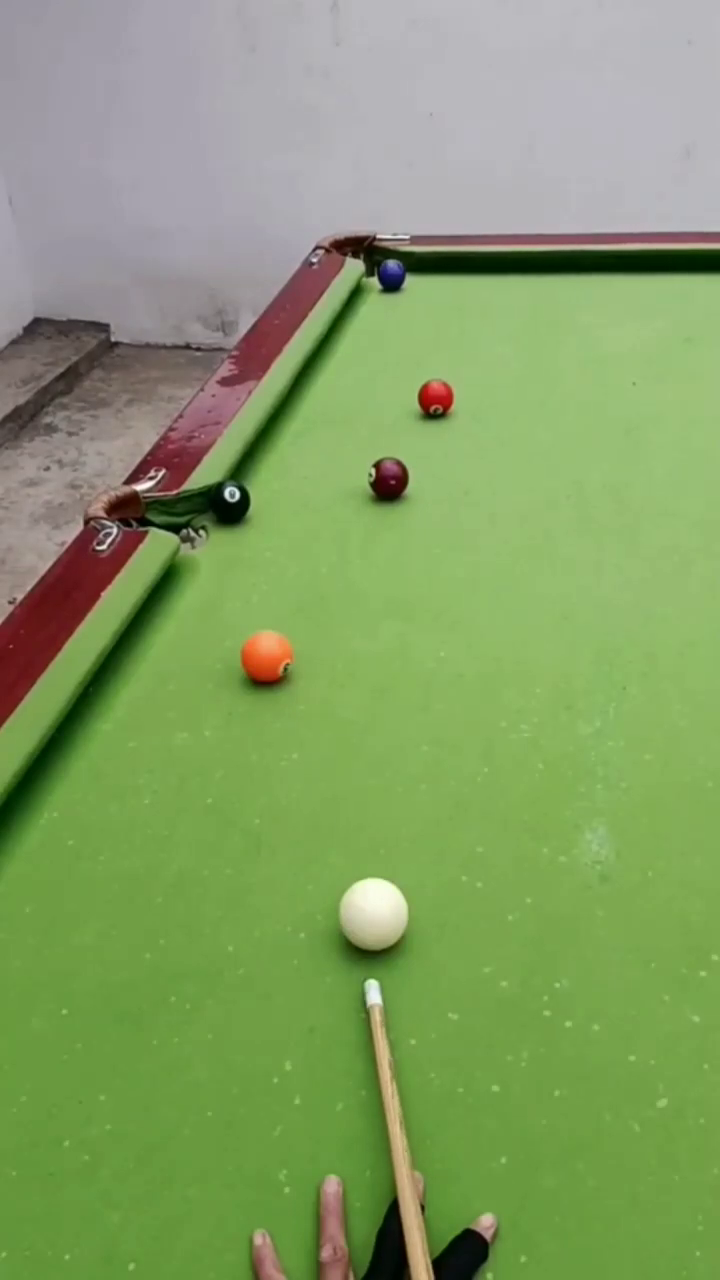
#> input picture frame 43 of shot.mp4, 720 x 1280 px
$ python cue_ball_tracking.py
#> lines starting #> are read from the running program, lines starting #| are printed output that depends on the picture; after the words box and inside, x2 and y2 are one past the last pixel; in counts of white or black regions, pixels touching at a corner belong together
### kalmanfilter.py
import cv2
import numpy as np
import numpy.linalg as la


# [19 lines left out: function kalman, not called in this run]


class KalmanFilter:
    kf = cv2.KalmanFilter(4, 2)
    kf.measurementMatrix = np.array([[1, 0, 0, 0], [0, 1, 0, 0]], np.float32)                               # : H
    kf.transitionMatrix = np.array([[1, 0, 1, 0], [0, 1, 0, 1], [0, 0, 1, 0], [0, 0, 0, 1]], np.float32)    # : A


    def predict(self, coordX, coordY):
        ''' This function estimates the position of the object'''
        measured = np.array([[np.float32(coordX)], [np.float32(coordY)]])
        self.kf.correct(measured)
        predicted = self.kf.predict()
        statePre = self.kf.statePre
        statePost = self.kf.statePost
        Q = self.kf.processNoiseCov
        measurementNoiseCov = self.kf.measurementNoiseCov
        errorCovPre = self.kf.errorCovPre
        errorCovPost = self.kf.errorCovPost
        # B = self.kf.controlMatrix
        H = self.kf.measurementMatrix

        x, y = int(predicted[0]), int(predicted[1])
        return (x, y), statePre.T[0], statePost.T[0], errorCovPre #, errorCovPost

    # [24 lines left out: function kal, not called in this run]

# statePre : predicted state x'_k
# statePost : corrected state, x_k
# transitionMatrix : A
# controlMatrix : B
# measurementMatrix : H
# processNoiseCov : Q
# measurementNoiseCov : R
# errorCovPre : P'_k
# gain : K_k
# errorCovPost : P_k

### cue_ball_tracking.py
import cv2
import numpy as np
from kalmanfilter import KalmanFilter # import Kalman Filter from kalmanfilter.py file

# Past the path video
cap = cv2.VideoCapture("\path...\shot.mp4")

# Define the codec and create VideoWriter object
fourcc = cv2.VideoWriter_fourcc(*'MP4V')
out = cv2.VideoWriter('output.mp4', fourcc, 20.0, (int(cap.get(3)), int(cap.get(4))))

''' Adjust this value according to the size of the ball. Particularly for this video I got some issues.
- If the value is <14 the tip of the cue stick could be detected
- If the value is >14 I lost accuracy to detect the cue ball
'''
min_area = 14

# Create Kalman Filter instance
kf = KalmanFilter()

# Main loop that runs as long as the video is open
while cap.isOpened():
    ret, frame = cap.read() # Read the next frame from the video
#> frame is the input picture: shape (1280, 720, 3); mean B, G, R 101.9, 158.3, 132.6
    if not ret: # If there is not frame, break the loop
        break

    # Convert the frame to greyscale for processing
    gray = cv2.cvtColor(frame, cv2.COLOR_BGR2GRAY)
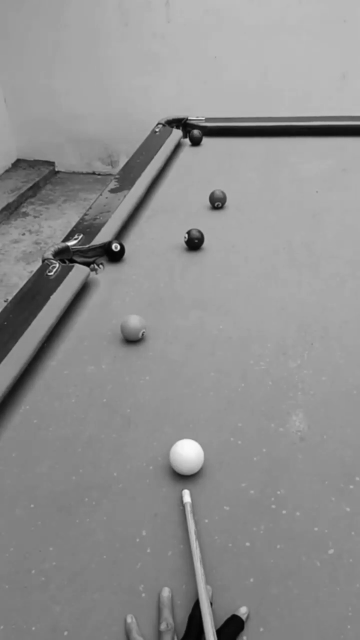
#> gray: shape (1280, 720) (shown at 1/2 size); min 0, max 250, mean 144.1
    # Apply a Gaussian blur to smooth the frame and reduce noise
    blurred = cv2.GaussianBlur(gray, (5, 5), 0)
    # Apply a threshold to create a binary image where the cue ball will be highlighted
    ret, thresh = cv2.threshold(blurred, 245, 255, cv2.THRESH_BINARY)
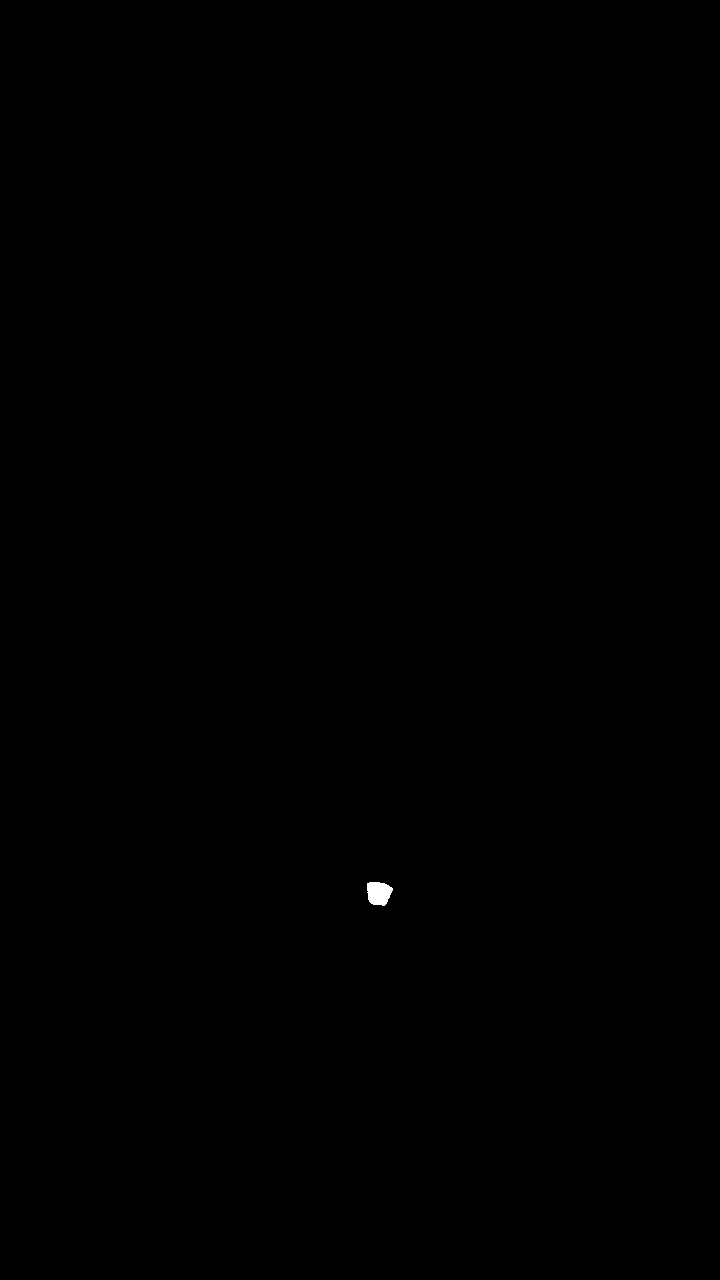
#> thresh: shape (1280, 720); 0.05% white; 1 white region

    # Find the contours in the thresholded image
    contours, _ = cv2.findContours(thresh, cv2.RETR_EXTERNAL, cv2.CHAIN_APPROX_SIMPLE)
#> contours = 1 contour; box (x1, y1, x2, y2) and area: (367, 882, 393, 906) 448
    # Iterate on each contour found
    for contour in contours:
        if cv2.contourArea(contour) > min_area: # If the contour area is largar than the minimum defined area, process the contour
            (x, y), radius = cv2.minEnclosingCircle(contour) # Find the minimum circle enclosing the contour
            x, y, radius = int(x), int(y), int(radius) # Make sure that the coordinates and radius are integers so that they can be drawn
            cv2.circle(frame, (x, y), radius, (0, 255, 0), 2) # Draw a green circle around the detected outline

            # Apply the Kalman filter to predict the position/trajectory
            predicted = kf.predict(x, y)
            # Draw a red circle at the current position
            cv2.circle(frame, (x, y), 20, (0, 0, 255), 4)

            # Extract the predicted coordinates and ensure they are integers
            predicted_coords = (predicted[0][0], predicted[0][1])
            # Draw a blue circle at the position predicted by the Kalman filter
            cv2.circle(frame, predicted_coords, 20, (255, 0, 0), 4)
#> this loop made 1 pass
#> radius on pass 1: 14
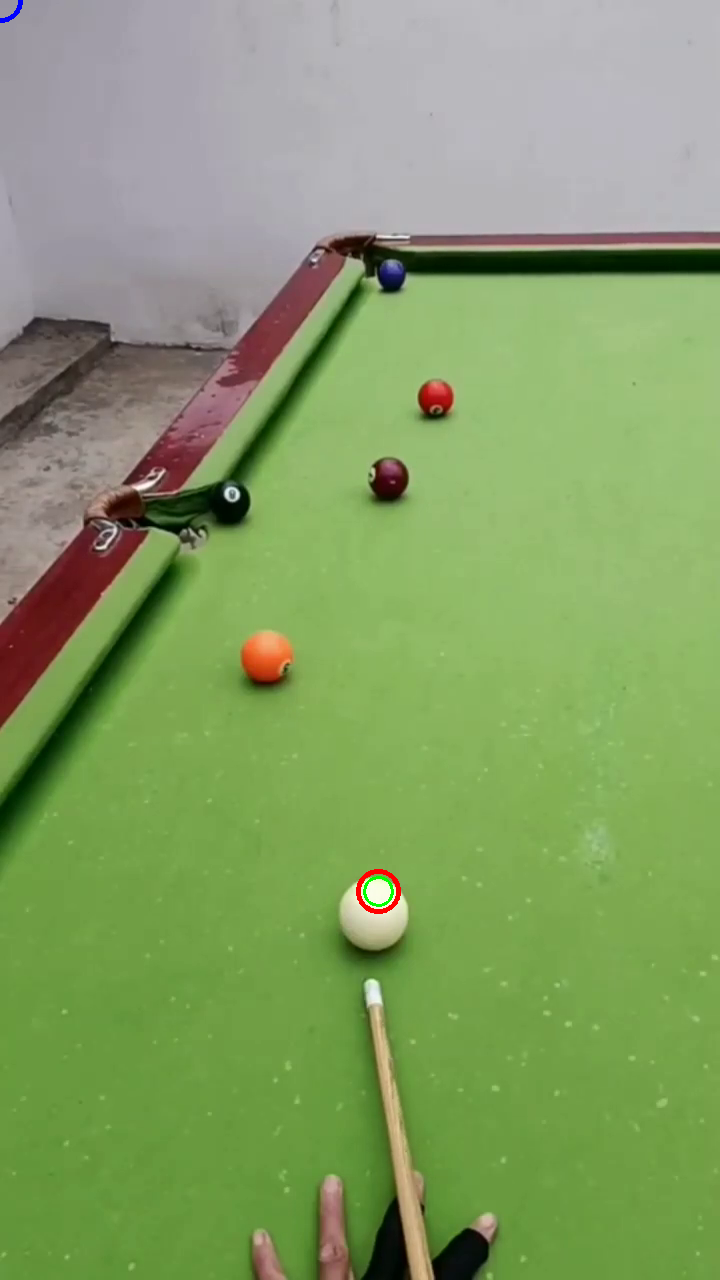
#> frame: shape (1280, 720, 3); 0.11% of pixels changed, all inside (x1, y1, x2, y2) = (0, 0, 401, 914)

    # Write the frame with circles
    out.write(frame)

    # Display the processed frame through a window
    cv2.imshow('Frame', frame)

    # Wait for a key for 10ms and if 'q' is pressed, break the loop
    if cv2.waitKey(10) & 0xFF == ord('q'):
#> (key q is pressed here)
        break

# Free the video and destroy all windows opened by OpenCV
cap.release()
out.release()  # Do not forget to release the VideoWriter
cv2.destroyAllWindows()

$ run again, starting later in the video
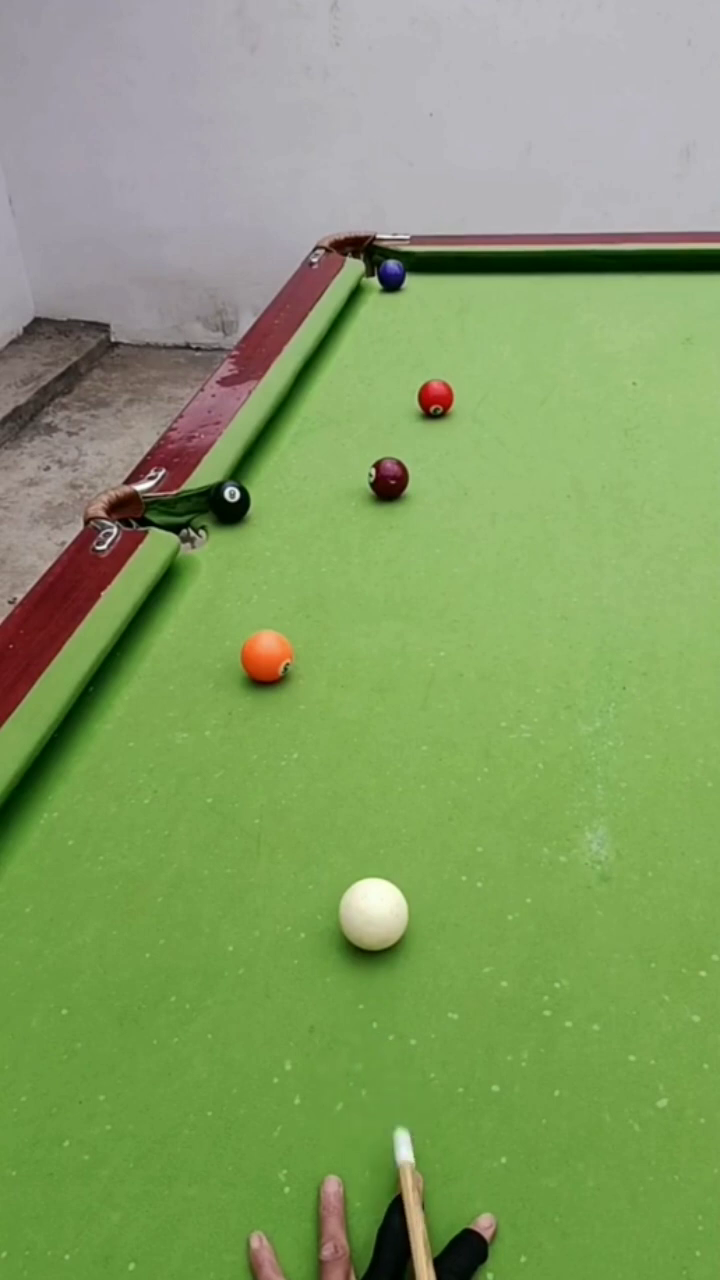
#> input picture frame 195 of shot.mp4, 720 x 1280 px
#> frame is the input picture: shape (1280, 720, 3); mean B, G, R 101.4, 158.2, 132.3
#> `gray = cv2.cvtColor(frame, cv2.COLOR_BGR2GRAY)`:
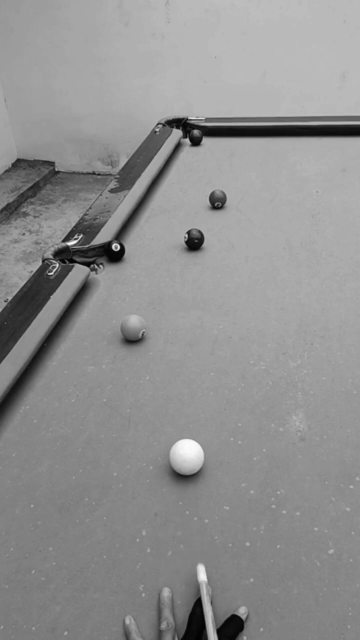
#> gray: shape (1280, 720) (shown at 1/2 size); min 0, max 254, mean 144
#> thresh: shape (1280, 720); 0.06% white; 1 white region
#> contours = 1 contour; box (x1, y1, x2, y2) and area: (367, 881, 393, 907) 488
#> the loop `for contour in contours:` made 1 pass
#> radius on pass 1: 14
#> after the loop `for contour in contours:`:
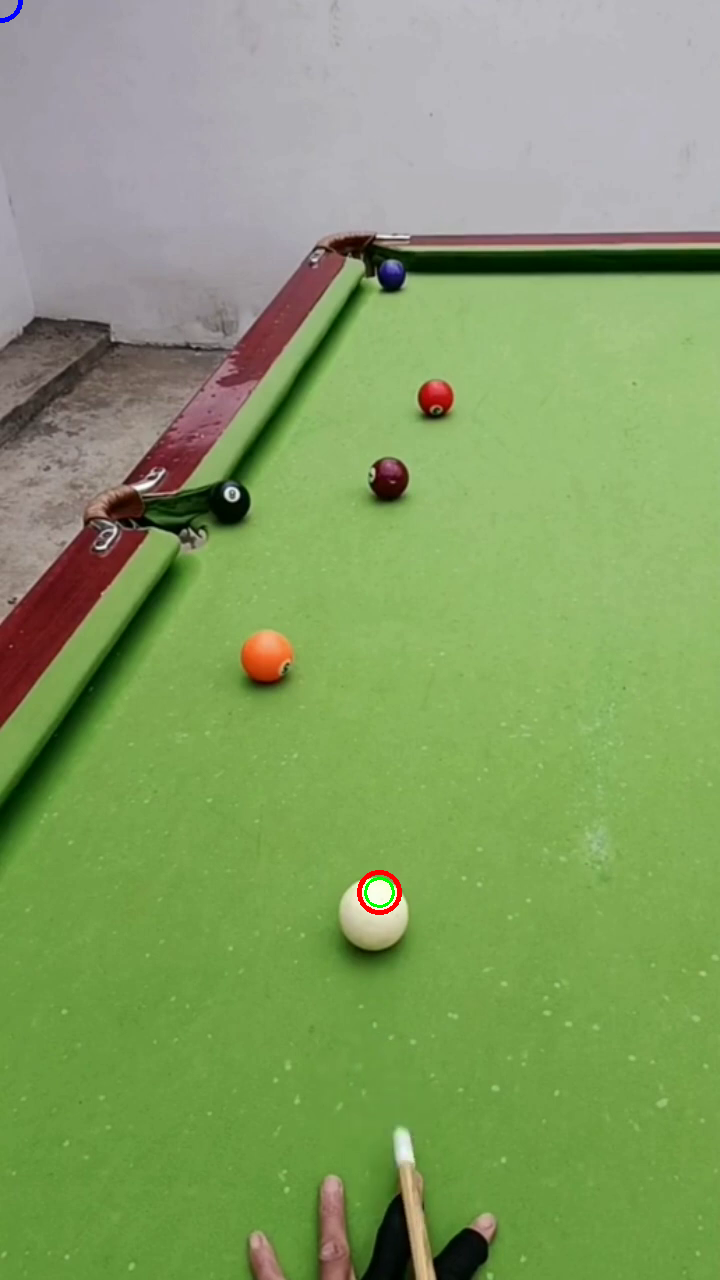
#> frame: shape (1280, 720, 3); 0.11% of pixels changed, all inside (x1, y1, x2, y2) = (0, 0, 402, 915)

$ run again, starting later in the video
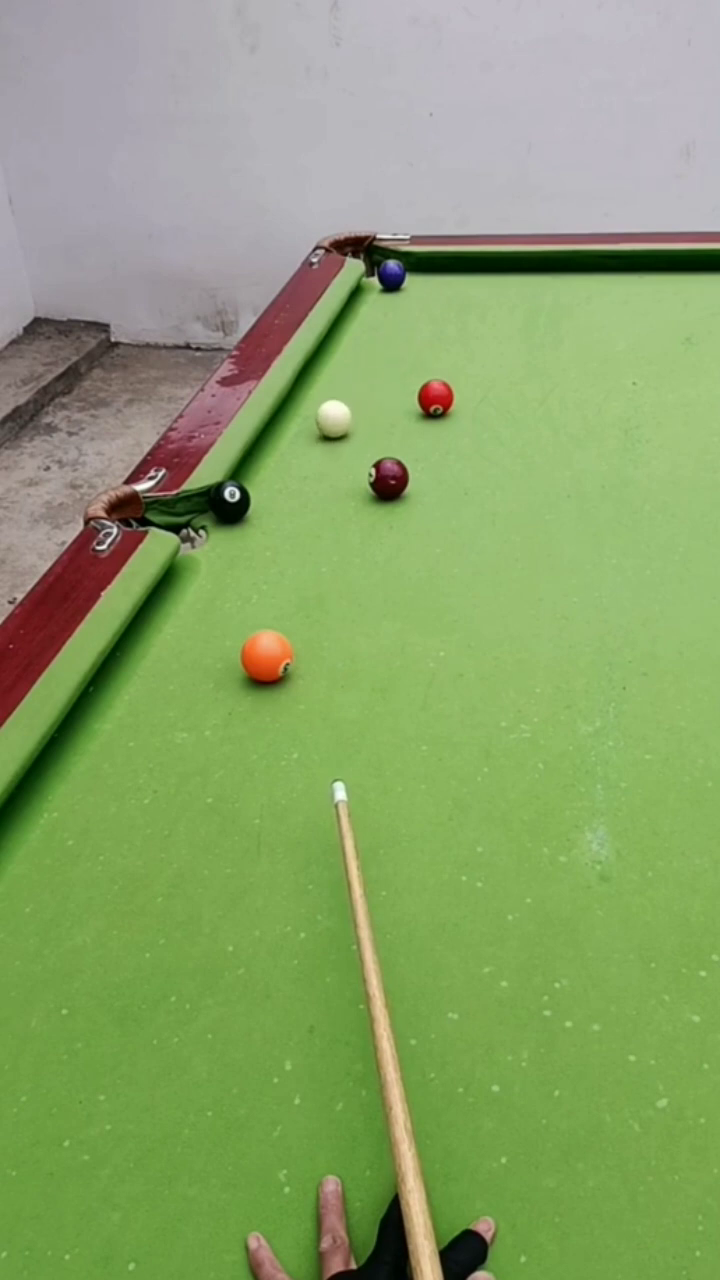
#> input picture frame 347 of shot.mp4, 720 x 1280 px
#> frame is the input picture: shape (1280, 720, 3); mean B, G, R 106.4, 162.5, 137.9
#> `gray = cv2.cvtColor(frame, cv2.COLOR_BGR2GRAY)`:
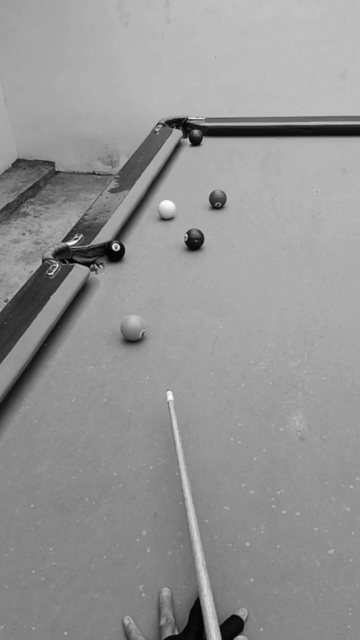
#> gray: shape (1280, 720) (shown at 1/2 size); min 1, max 254, mean 148.7
#> thresh: shape (1280, 720); 0.01% white; 2 white regions (1 under 20 px)
#> contours = 2 contours, 1 with area under 20; largest, box (x1, y1, x2, y2) and area: (326, 403, 345, 410) 64
#> the loop `for contour in contours:` made 2 passes
#> radius on pass 2: 9
#> after the loop `for contour in contours:`:
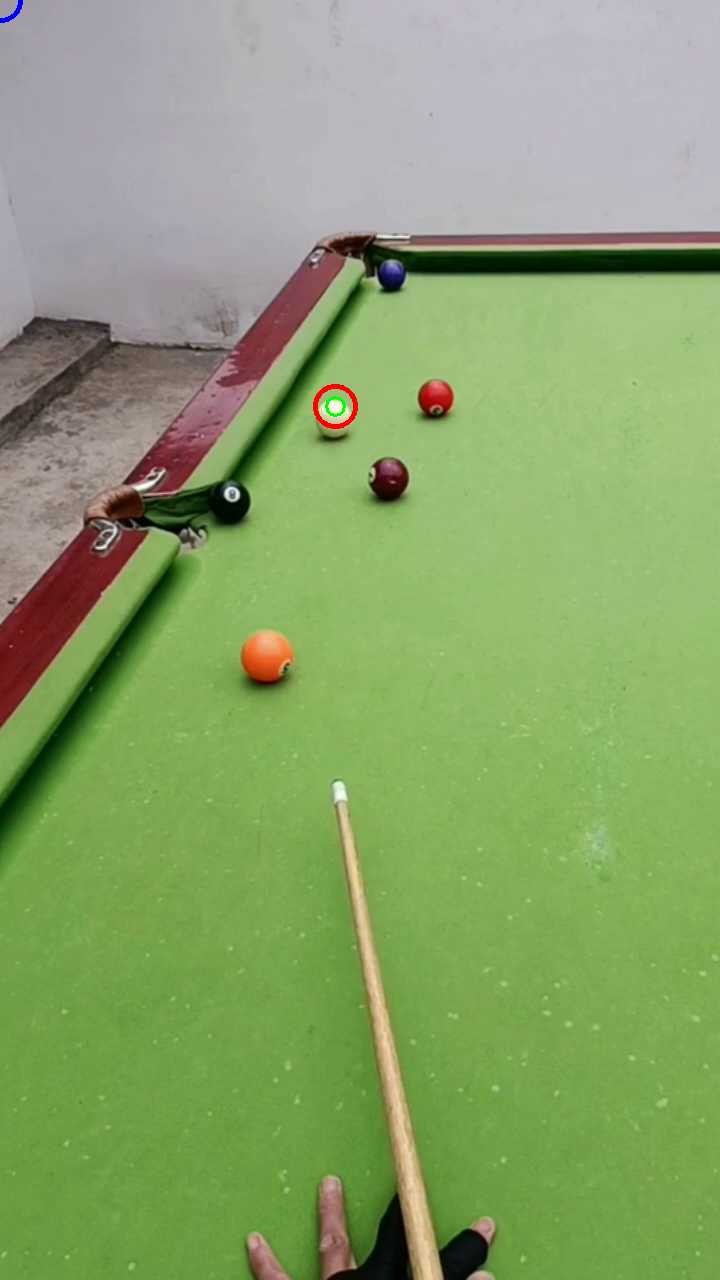
#> frame: shape (1280, 720, 3); 0.1% of pixels changed, all inside (x1, y1, x2, y2) = (0, 0, 358, 429)
